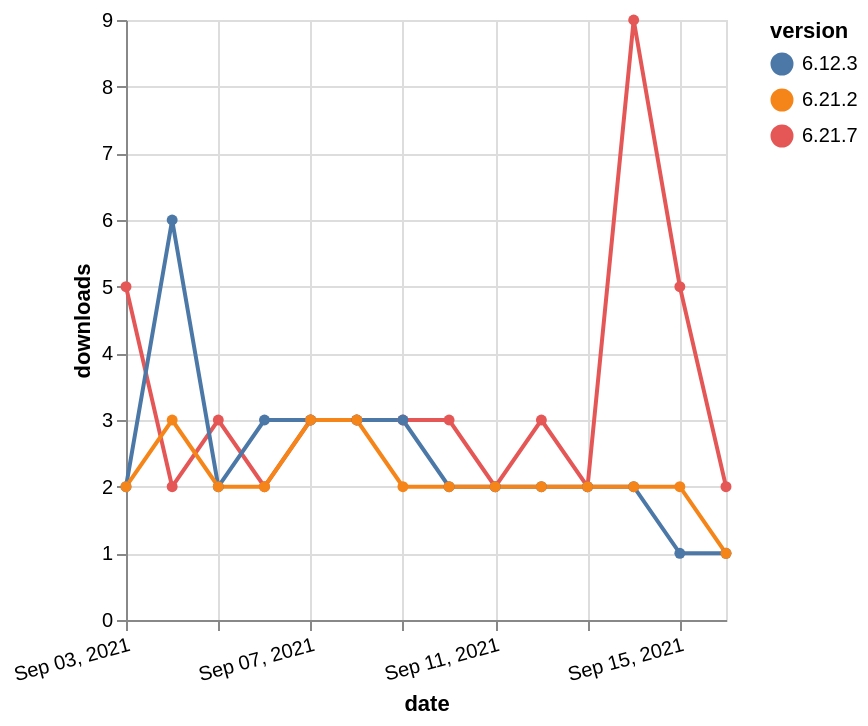

Here is the Vega-Lite specification saved for this chart:
### Vega-Lite specification from a JSON file in a GitHub repository (floating-point values rounded to 4 significant figures)
{"$schema": "https://vega.github.io/schema/vega-lite/v5.json", "description": "A simple bar chart with embedded data.", "data": {"values": [{"date": "2021-09-03", "total": 263, "delta": 5, "version": "6.21.7"}, {"date": "2021-09-04", "total": 265, "delta": 2, "version": "6.21.7"}, {"date": "2021-09-05", "total": 268, "delta": 3, "version": "6.21.7"}, {"date": "2021-09-06", "total": 270, "delta": 2, "version": "6.21.7"}, {"date": "2021-09-07", "total": 273, "delta": 3, "version": "6.21.7"}, {"date": "2021-09-08", "total": 276, "delta": 3, "version": "6.21.7"}, {"date": "2021-09-09", "total": 279, "delta": 3, "version": "6.21.7"}, {"date": "2021-09-10", "total": 282, "delta": 3, "version": "6.21.7"}, {"date": "2021-09-11", "total": 284, "delta": 2, "version": "6.21.7"}, {"date": "2021-09-12", "total": 287, "delta": 3, "version": "6.21.7"}, {"date": "2021-09-13", "total": 289, "delta": 2, "version": "6.21.7"}, {"date": "2021-09-14", "total": 298, "delta": 9, "version": "6.21.7"}, {"date": "2021-09-15", "total": 303, "delta": 5, "version": "6.21.7"}, {"date": "2021-09-16", "total": 305, "delta": 2, "version": "6.21.7"}, {"date": "2021-09-03", "total": 4556, "delta": 2, "version": "6.12.3"}, {"date": "2021-09-04", "total": 4562, "delta": 6, "version": "6.12.3"}, {"date": "2021-09-05", "total": 4564, "delta": 2, "version": "6.12.3"}, {"date": "2021-09-06", "total": 4567, "delta": 3, "version": "6.12.3"}, {"date": "2021-09-07", "total": 4570, "delta": 3, "version": "6.12.3"}, {"date": "2021-09-08", "total": 4573, "delta": 3, "version": "6.12.3"}, {"date": "2021-09-09", "total": 4576, "delta": 3, "version": "6.12.3"}, {"date": "2021-09-10", "total": 4578, "delta": 2, "version": "6.12.3"}, {"date": "2021-09-11", "total": 4580, "delta": 2, "version": "6.12.3"}, {"date": "2021-09-12", "total": 4582, "delta": 2, "version": "6.12.3"}, {"date": "2021-09-13", "total": 4584, "delta": 2, "version": "6.12.3"}, {"date": "2021-09-14", "total": 4586, "delta": 2, "version": "6.12.3"}, {"date": "2021-09-15", "total": 4587, "delta": 1, "version": "6.12.3"}, {"date": "2021-09-16", "total": 4588, "delta": 1, "version": "6.12.3"}, {"date": "2021-09-03", "total": 470, "delta": 2, "version": "6.21.2"}, {"date": "2021-09-04", "total": 473, "delta": 3, "version": "6.21.2"}, {"date": "2021-09-05", "total": 475, "delta": 2, "version": "6.21.2"}, {"date": "2021-09-06", "total": 477, "delta": 2, "version": "6.21.2"}, {"date": "2021-09-07", "total": 480, "delta": 3, "version": "6.21.2"}, {"date": "2021-09-08", "total": 483, "delta": 3, "version": "6.21.2"}, {"date": "2021-09-09", "total": 485, "delta": 2, "version": "6.21.2"}, {"date": "2021-09-10", "total": 487, "delta": 2, "version": "6.21.2"}, {"date": "2021-09-11", "total": 489, "delta": 2, "version": "6.21.2"}, {"date": "2021-09-12", "total": 491, "delta": 2, "version": "6.21.2"}, {"date": "2021-09-13", "total": 493, "delta": 2, "version": "6.21.2"}, {"date": "2021-09-14", "total": 495, "delta": 2, "version": "6.21.2"}, {"date": "2021-09-15", "total": 497, "delta": 2, "version": "6.21.2"}, {"date": "2021-09-16", "total": 498, "delta": 1, "version": "6.21.2"}]}, "width": "container", "mark": {"type": "line", "point": {"filled": true}}, "encoding": {"x": {"field": "date", "type": "temporal", "timeUnit": "yearmonthdate", "title": "date", "axis": {"labelAngle": -15}}, "y": {"field": "delta", "type": "quantitative", "title": "downloads"}, "color": {"field": "version", "type": "nominal"}, "tooltip": {"field": "delta"}}}
